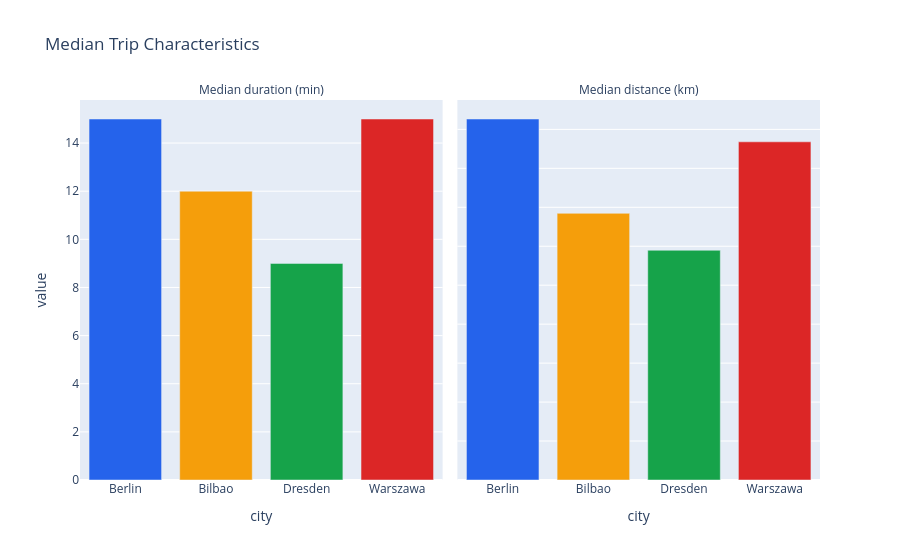

The code cell stored with this chart in its notebook:
### Markdown cell above
## 8. Trip duration and distance

### Code cell
trip_metrics = characteristics.melt(id_vars="city", value_vars=["median_duration_min", "median_distance_km"], var_name="metric", value_name="value")
trip_metrics["metric"] = trip_metrics["metric"].map({"median_duration_min": "Median duration (min)", "median_distance_km": "Median distance (km)"})
fig = px.bar(trip_metrics, x="city", y="value", color="city", facet_col="metric", color_discrete_map=CITY_COLORS, title="Median Trip Characteristics")
fig.update_yaxes(matches=None)
fig.update_layout(showlegend=False)
fig.for_each_annotation(lambda a: a.update(text=a.text.split("=")[-1]))
fig.show()

### Figure 1 — Plotly figure (JSON) as saved in the notebook; plotly's stock layout.template omitted (floating-point values rounded to 4 significant figures)
{"data": [{"hovertemplate": "city=%{x}<br>metric=Median duration (min)<br>value=%{y}<extra></extra>", "legendgroup": "Berlin", "marker": {"color": "#2563EB", "pattern": {"shape": ""}}, "name": "Berlin", "orientation": "v", "showlegend": true, "textposition": "auto", "type": "bar", "x": ["Berlin"], "xaxis": "x", "y": [15.0], "yaxis": "y"}, {"hovertemplate": "city=%{x}<br>metric=Median distance (km)<br>value=%{y}<extra></extra>", "legendgroup": "Berlin", "marker": {"color": "#2563EB", "pattern": {"shape": ""}}, "name": "Berlin", "orientation": "v", "showlegend": false, "textposition": "auto", "type": "bar", "x": ["Berlin"], "xaxis": "x2", "y": [1.853], "yaxis": "y2"}, {"hovertemplate": "city=%{x}<br>metric=Median duration (min)<br>value=%{y}<extra></extra>", "legendgroup": "Bilbao", "marker": {"color": "#F59E0B", "pattern": {"shape": ""}}, "name": "Bilbao", "orientation": "v", "showlegend": true, "textposition": "auto", "type": "bar", "x": ["Bilbao"], "xaxis": "x", "y": [12.0], "yaxis": "y"}, {"hovertemplate": "city=%{x}<br>metric=Median distance (km)<br>value=%{y}<extra></extra>", "legendgroup": "Bilbao", "marker": {"color": "#F59E0B", "pattern": {"shape": ""}}, "name": "Bilbao", "orientation": "v", "showlegend": false, "textposition": "auto", "type": "bar", "x": ["Bilbao"], "xaxis": "x2", "y": [1.369], "yaxis": "y2"}, {"hovertemplate": "city=%{x}<br>metric=Median duration (min)<br>value=%{y}<extra></extra>", "legendgroup": "Dresden", "marker": {"color": "#16A34A", "pattern": {"shape": ""}}, "name": "Dresden", "orientation": "v", "showlegend": true, "textposition": "auto", "type": "bar", "x": ["Dresden"], "xaxis": "x", "y": [9.0], "yaxis": "y"}, {"hovertemplate": "city=%{x}<br>metric=Median distance (km)<br>value=%{y}<extra></extra>", "legendgroup": "Dresden", "marker": {"color": "#16A34A", "pattern": {"shape": ""}}, "name": "Dresden", "orientation": "v", "showlegend": false, "textposition": "auto", "type": "bar", "x": ["Dresden"], "xaxis": "x2", "y": [1.179], "yaxis": "y2"}, {"hovertemplate": "city=%{x}<br>metric=Median duration (min)<br>value=%{y}<extra></extra>", "legendgroup": "Warszawa", "marker": {"color": "#DC2626", "pattern": {"shape": ""}}, "name": "Warszawa", "orientation": "v", "showlegend": true, "textposition": "auto", "type": "bar", "x": ["Warszawa"], "xaxis": "x", "y": [15.0], "yaxis": "y"}, {"hovertemplate": "city=%{x}<br>metric=Median distance (km)<br>value=%{y}<extra></extra>", "legendgroup": "Warszawa", "marker": {"color": "#DC2626", "pattern": {"shape": ""}}, "name": "Warszawa", "orientation": "v", "showlegend": false, "textposition": "auto", "type": "bar", "x": ["Warszawa"], "xaxis": "x2", "y": [1.736], "yaxis": "y2"}], "layout": {"annotations": [{"font": {}, "showarrow": false, "text": "Median duration (min)", "x": 0.245, "xanchor": "center", "xref": "paper", "y": 1.0, "yanchor": "bottom", "yref": "paper"}, {"font": {}, "showarrow": false, "text": "Median distance (km)", "x": 0.755, "xanchor": "center", "xref": "paper", "y": 1.0, "yanchor": "bottom", "yref": "paper"}], "barmode": "relative", "legend": {"title": {"text": "city"}, "tracegroupgap": 0}, "showlegend": false, "title": {"text": "Median Trip Characteristics"}, "xaxis": {"anchor": "y", "categoryarray": ["Berlin", "Bilbao", "Dresden", "Warszawa"], "categoryorder": "array", "domain": [0.0, 0.49], "title": {"text": "city"}}, "xaxis2": {"anchor": "y2", "categoryarray": ["Berlin", "Bilbao", "Dresden", "Warszawa"], "categoryorder": "array", "domain": [0.51, 1.0], "matches": "x", "title": {"text": "city"}}, "yaxis": {"anchor": "x", "domain": [0.0, 1.0], "title": {"text": "value"}}, "yaxis2": {"anchor": "x2", "domain": [0.0, 1.0], "showticklabels": false}}}
